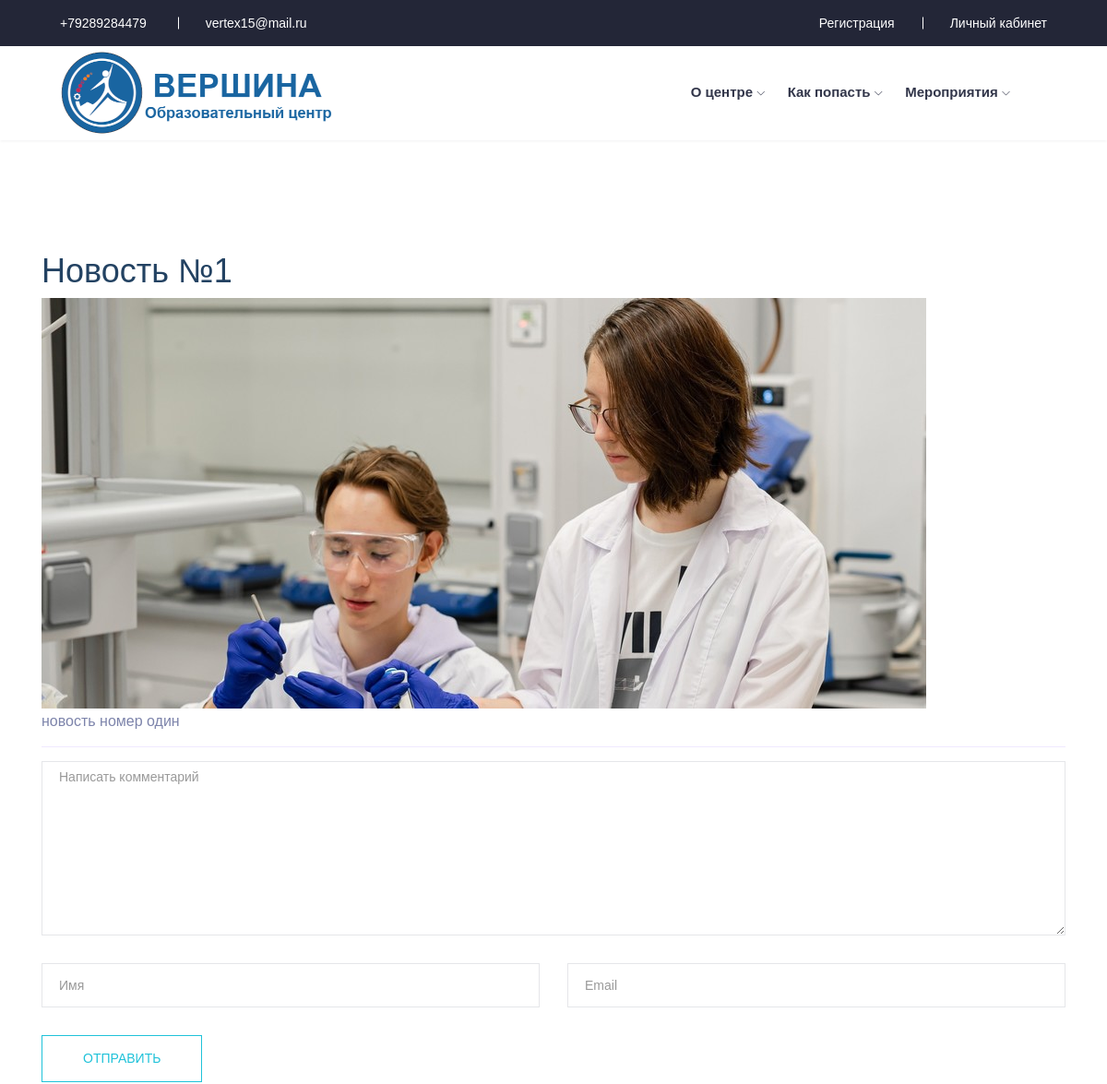
The app's page /post/novost-1/ (upper part), older data.
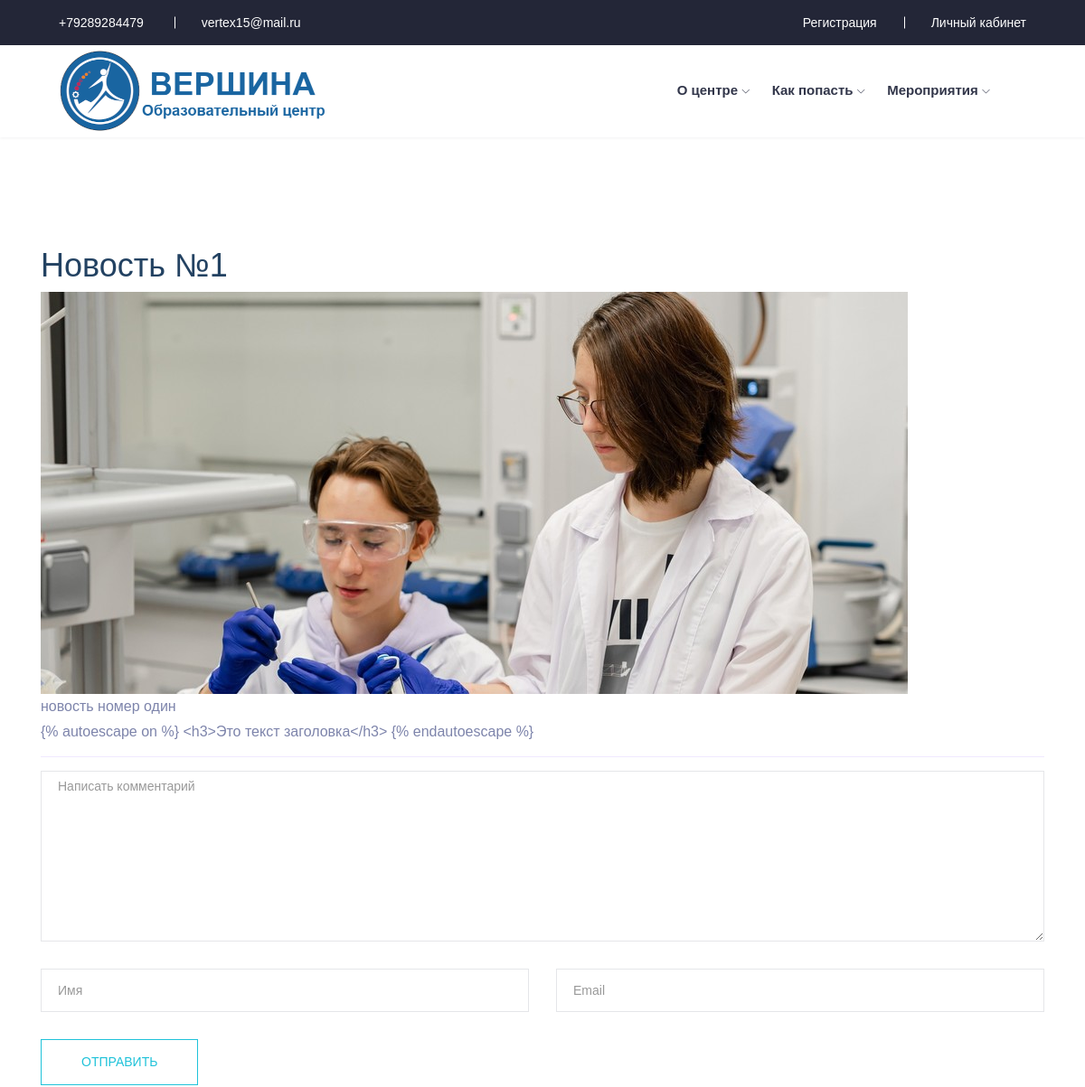
The same page, newer data.
### main/models.py (models this page shows, shortened)
class Article(models.Model):
    title = models.CharField(max_length=255, verbose_name="Заголовок")
    slug = models.SlugField(max_length=255, unique=True, db_index=True, verbose_name='URL')
    content = models.TextField(blank=True, verbose_name="Текст")
    photo = models.ImageField(upload_to="photos/%Y/%m/%d/", verbose_name="Фото", blank=True, null=True)
    photo2 = models.ImageField(upload_to="photos/%Y/%m/%d/", verbose_name="Фото№2", blank=True, null=True)
    photo3 = models.ImageField(upload_to="photos/%Y/%m/%d/", verbose_name="Фото№3", blank=True, null=True)
    photo4 = models.ImageField(upload_to="photos/%Y/%m/%d/", verbose_name="Фото№4", blank=True, null=True)
    photo5 = models.ImageField(upload_to="photos/%Y/%m/%d/", verbose_name="Фото№5", blank=True, null=True)
    time_create = models.DateTimeField(auto_now_add=True, verbose_name="Дата и время создания")
    time_update = models.DateTimeField(auto_now=True, verbose_name="Дата и время обновления")
    is_published = models.BooleanField(default=True, verbose_name="Публикация")
    cat = models.ForeignKey(Category, on_delete=models.PROTECT, verbose_name="Категория")
    prog = models.ForeignKey("Prog", on_delete=models.PROTECT, verbose_name="Программа", blank=True, null=True)
    def __str__(self):
        return self.title
    class Meta:
        verbose_name = 'Публикации'
        verbose_name_plural = 'Публикации'
        ordering = ['time_create', 'title']

### main/views.py (the view)
# urls.py: path('post/<slug:post_slug>/', ShowPost.as_view(), name='post'),
class ShowPost(DataMixin, DetailView):
    paginate_by = 1
    model = Article
    template_name = 'main/post.html'
    slug_url_kwarg = 'post_slug'
    context_object_name = 'post'
    def get_context_data(self, *, object_list=None, **kwargs):
        context = super().get_context_data(**kwargs)
        c_def = self.get_user_context(title=context['post'])
        return dict(list(context.items()) + list(c_def.items()))
    def get_queryset(self):
        return Article.objects.filter(is_published=True)

### main/utils.py (called while the page is built)
    def get_user_context(self, **kwargs):
        context = kwargs
        cats = Category.objects.all()
        user_menu = menu.copy()
        if not self.request.user.is_authenticated:
            user_menu.pop(3)
        context['menu'] = user_menu
        context['cats'] = cats
        if 'cat_selected' not in context:
            context['cat_selected'] = 0
        return context

### main/templates/main/post.html
{% extends 'main/base.html' %}
{% block content %}
   <section class="blog_area single-post-area section-padding">
      <div class="container">
         <div class="row">
            <div class="col-lg-12 posts-list">
                <div class="single-post">
                    <h1>{{post.title}}</h1>
                        {% if post.photo %}
                        <div class="feature-img"><img class="img-fluid"  src="{{post.photo.url}}"></div>
                        {% endif %}
                        {{post.content|linebreaks}}
                </div>
               <div class="navigation-top">
                  <form class="form-contact comment_form" action="#" id="commentForm">
                     <div class="row">
                        <div class="col-12">
                           <div class="form-group">
                              <textarea class="form-control w-100" name="comment" id="comment" cols="30" rows="9"
                                 placeholder="Написать комментарий"></textarea>
                           </div>
                        </div>
                        <div class="col-sm-6">
                           <div class="form-group">
                              <input class="form-control" name="name" id="name" type="text" placeholder="Имя">
                           </div>
                        </div>
                        <div class="col-sm-6">
                           <div class="form-group">
                              <input class="form-control" name="email" id="email" type="email" placeholder="Email">
                           </div>
                        </div>
                           </div>
                     <div class="form-group">
                        <button type="submit" class="button button-contactForm btn_1 boxed-btn">Отправить</button>
                     </div>
                  </form>
               </div>
            </div>
         </div>
      </div>
   </section>
{% endblock %}

Row changes from the older to the newer data that the page shows:
changed Article "Новость №1": content "новость номер один" → "новость номер один {% autoescape on %} <h3>Это текст заголовка</h3> {% endautoescape %}"
